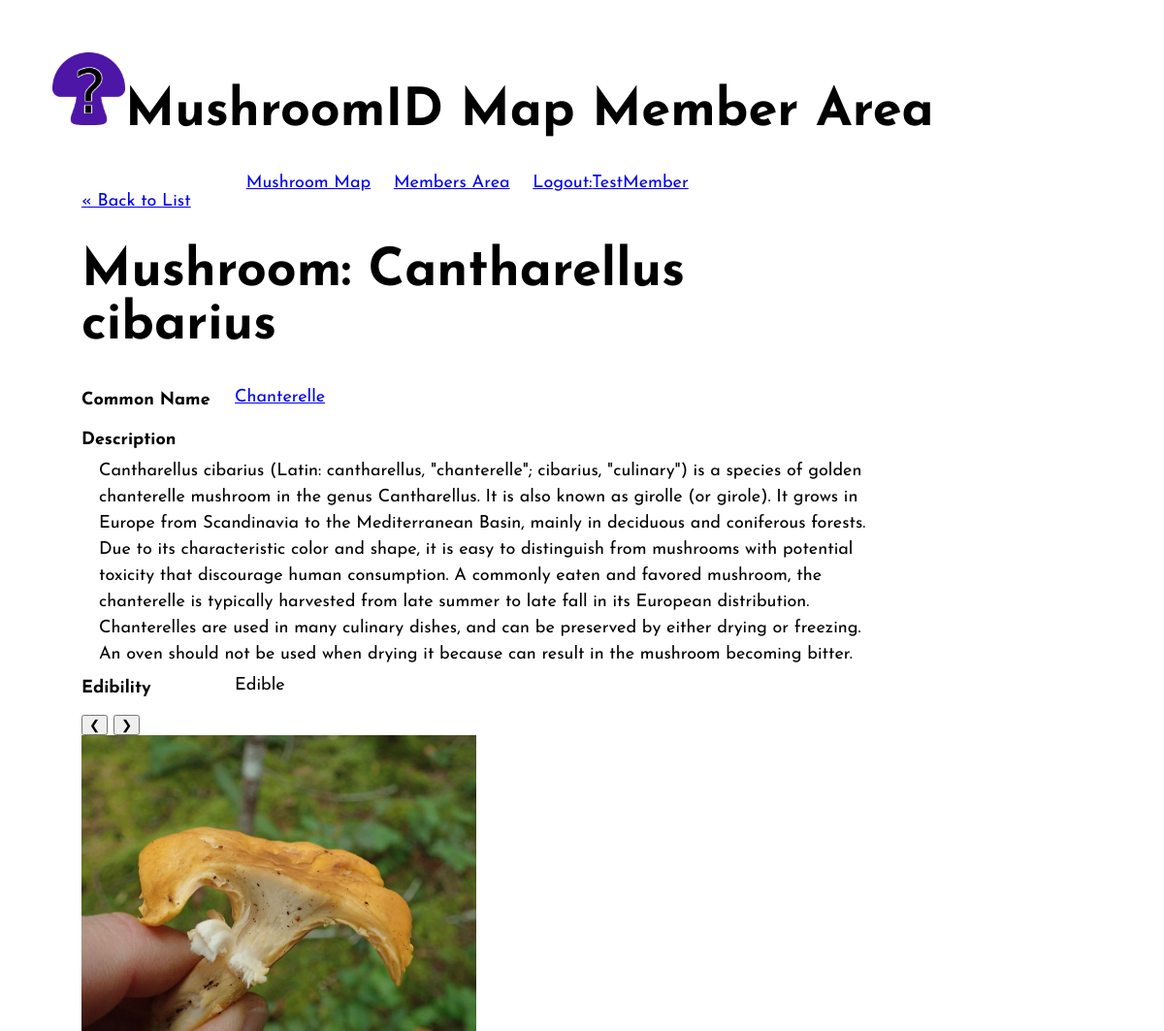
/public/mushroom-members/views/show_mshm.php?id=34 (signed in), run on the app's committed database.
### tables this page shows
CREATE TABLE `mushroom_mshm` (
  `id_mshm` int(11) NOT NULL,
  `latin_name_mshm` varchar(50) NOT NULL,
  `common_name_mshm` varchar(50) NOT NULL,
  `description_mshm` text NOT NULL,
  `wiki_link_mshm` varchar(100) NOT NULL,
  `edible_mshm` tinyint(1) NOT NULL,
  `edible_description_mshm` text NOT NULL
);

CREATE TABLE `image_img` (
  `id_img` int(11) NOT NULL,
  `id_sub` int(11) NOT NULL,
  `id_mshm` int(11) NOT NULL,
  `image_name_img` varchar(255) NOT NULL
);

### private/functions.php (called while the page is built, shortened)
<?php
function url_for($script_path) {
  if($script_path[0] != '/') {
    $script_path = "/" . $script_path;
  }
  return WWW_ROOT . $script_path;
}
function h($string="") {
  return htmlspecialchars($string);
}
?>

### private/classes/mushroom.class.php (called while the page is built, shortened)
<?php
 class Mushroom extends DatabaseObject {
    static protected $table_name = 'mushroom_mshm';
    public $edible_mshm=1;
    public function __construct($args=[]) {
        $this->edible_mshm = $args['edible_mshm'] ?? '';
    }
    public function edibility() {
        if( $this->edible_mshm > 0 ) {
            return self::EDIBLE_OPTIONS[$this->edible_mshm];
        } else {
            return "Unknown";
        }
    }
   	static public function find_by_id_mshm($id) {
      $sql = "SELECT * FROM " . static::$table_name . " ";
      $sql .= "WHERE id_mshm=" . self::$database->quote($id);
      $object_array = static::find_by_sql($sql);
      if(!empty($object_array)) {
          return array_shift($object_array);
      }   else    {
          return false;
      }
    }
   public static function getImage($id) {
     $sql = "SELECT image_name_img FROM image_img WHERE id_mshm = $id";
      $result = static::query($sql);
      if($result==null) {
          return null;
      }   else    {
          return $result;
      }
   }
  static public function instantiate($record) {
      $object = new static;
      foreach($record as $property => $value) {
          if(property_exists($object, $property)) {
              $object->$property = $value;
          }
      }
      return $object;
  }
}

### private/classes/databaseobject.class.php (called while the page is built, shortened)
<?php
class DatabaseObject {
  static protected $database;
  static public function set_database($database) {
    self::$database = $database;
  }
  static public function find_by_sql($sql) {
      $result = self::$database->query($sql);
      $object_array = [];
      while ($record = $result->fetch(PDO::FETCH_ASSOC)) {
          $object_array[] = static::instantiate($record);
        }
      return $object_array;
  }
  static public function query($sql) {
      $result = self::$database->query($sql);
      return $result->fetchAll();
  }
}
?>

### public/mushroom-members/views/show_mshm.php (the view, shortened to what this page needs)
<?php
$id = $_GET['id'] ?? '1';
$mushroom = Mushroom::find_by_id_mshm($id);
$results = Mushroom::getImage($id);
$cnt = count($results);
?>
<?php include(SHARED_PATH . '/mushroom-members-header.php'); ?>
<div id="content">
  <a class="back-link" href="<?php echo url_for('/mushroom-members/views/mushroomindex.php'); ?>">&laquo; Back to List</a>
  <div class="mushroom show">
    <h1>Mushroom: <?php echo h($mushroom->latin_name_mshm); ?></h1>
    <div class="attributes">
      <dl>
        <dt class="show-heading">Common Name</dt>
				<dd><a href="<?php echo h($mushroom->wiki_link_mshm); ?>"><?php echo h($mushroom->common_name_mshm); ?></a></dd>
      </dl>
      <dl>
        <dt class="show-heading">Description</dt>
        <dd id="description-show"><?php echo h($mushroom->description_mshm); ?></dd>
      </dl>
      <dl>
        <dt class="show-heading">Edibility</dt>
        <dd><?php echo h($mushroom->edibility()); ?></dd>
      </dl>
        <dl>
          <button class="left-arrow" onclick="plusDivs(-1)">&#10094;</button>
          <button class="right-arrow" onclick="plusDivs(+1)">&#10095;</button>
        <?php
        for ($idx=0;$idx<$cnt;$idx++)
        {
            $fileName = $results[$idx]['image_name_img'];
            echo "<img class='mySlides' src='../../images/$fileName'/>";
        }
        ?>
      </dl>
    </div>
  </div>
</div>

### public/stylesheets/staff.css (style rules this page uses)
* { box-sizing: border-box; }
body, html { height: 80%; }
html { font: 18px 'Josefin Sans', Helvetica, sans-serif; }
body { margin: 3rem; padding: 0; }
h1 { font-size: 3rem; }
#content { min-height: 80%; padding: 0 30px; width: 80%; }
dl { clear: both; margin: 0.5em 0; overflow: hidden; }
dt { float: left; font-weight: bold; width: 140px; }
dd { float: left; margin-left: 1em; }
.mySlides { width: 50%; }
#description-show { line-height: 1.5; }
.show-heading { margin: .2rem 0 .5rem 0; }

### data on the page
mushroom_mshm: latin_name_mshm "Cantharellus cibarius", common_name_mshm "Chanterelle", description_mshm "Cantharellus cibarius (Latin: cantharellus, \"chanterelle\"; cibarius, \"culinary\") is a species of golden chanterelle mushroom in the genus Cantharellus. It is also known as girolle (or girole). It grows in Europe from Scandinavia to the Mediterranean Basin, mainly in deciduous and coniferous forests. Due to its characteristic color and shape, it is easy to distinguish from mushrooms with potential toxicity that discourage human consumption. A commonly eaten and favored mushroom, the chanterelle is typically harvested from late summer to late fall in its European distribution. Chanterelles are used in many culinary dishes, and can be preserved by either drying or freezing. An oven should not…", edible_mshm "Edible"
image_img: image_name_img (picture)

### other printed values
$session->username_usr "TestMember"
